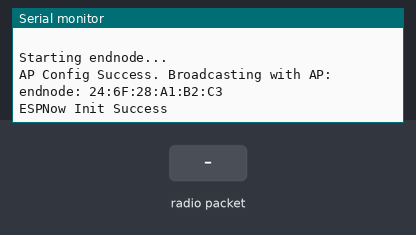
The sketch below on a simulated ESP32. On the bench: the last lines printed to the serial monitor. Inputs (shaded band) come from the test bench.

Above: at 1.2 s.
1.3 s: radio packet "1" arrives
At 1.7 s:
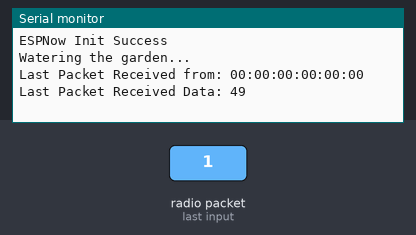
2.8 s: radio packet "0" arrives
At 4.0 s:
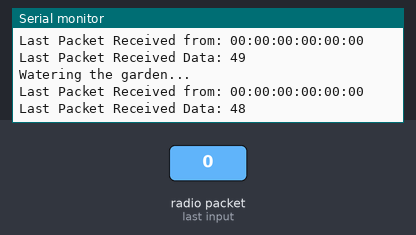
4.3 s: radio packet "2" arrives
At 5.2 s:
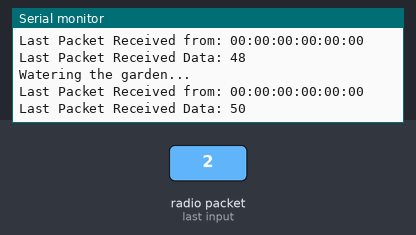

Measured:
- after the input at 1.3 s, the serial monitor: prints a new line at once (image 1)
- after the input at 2.8 s, the serial monitor: prints a new line at once (image 2)
- after the input at 4.3 s, the serial monitor: prints a new line at once (image 3)

The sketch:

endnode.ino
```cpp
#include <esp_now.h>
#include <WiFi.h>

#define CHANNEL 2

void setup()
{
  initialSetup();
  setupAccessPoint();
  startEspnow();
}

void initialSetup()
{
  Serial.begin(115200);
  Serial.println(" ");
  Serial.println("Starting endnode...");
  WiFi.mode(WIFI_AP);
}

void setupAccessPoint()
{
  String prefix = "endnode: ";
  String macAddress = WiFi.macAddress();
  String ssid = prefix + macAddress;
  String password = "9876543210";
  bool result = WiFi.softAP(ssid.c_str(), password.c_str(), CHANNEL, 0);
  if (!result)
  {
    Serial.println("AP setup failed");
  }
  else
  {
    Serial.println("AP Config Success. Broadcasting with AP: " + String(ssid));
  }
}

void startEspnow()
{
  WiFi.disconnect();
  if (esp_now_init() == ESP_OK)
  {
    Serial.println("ESPNow Init Success");
  }
  else
  {
    Serial.println("ESPNow init failed, rebooting now...");
    ESP.restart();
  }
  esp_now_register_recv_cb(onDataRecv);
}

void onDataRecv(const uint8_t *mac_addr, const uint8_t *data, int data_len)
{
  char macAdrStr[18];
  snprintf(macAdrStr, sizeof(macAdrStr), "%02x:%02x:%02x:%02x:%02x:%02x", mac_addr[0], mac_addr[1], mac_addr[2], mac_addr[3], mac_addr[4], mac_addr[5]);
  handleCommand();
  Serial.print("Last Packet Received from: ");
  Serial.println(macAdrStr);
  Serial.print("Last Packet Received Data: ");
  Serial.println(*data);
  Serial.println("");
}

void handleCommand()
{
  bool isRead = false;
  if (isRead)
  {
    isRead = false;
    startReader();
  }
  else
  {
    isRead = true;
    startActuator();
  }
}

void startActuator()
{
  Serial.println("Watering the garden...");
}

void startReader()
{
  Serial.println("Gathering information...");
}

void loop() {}
```
